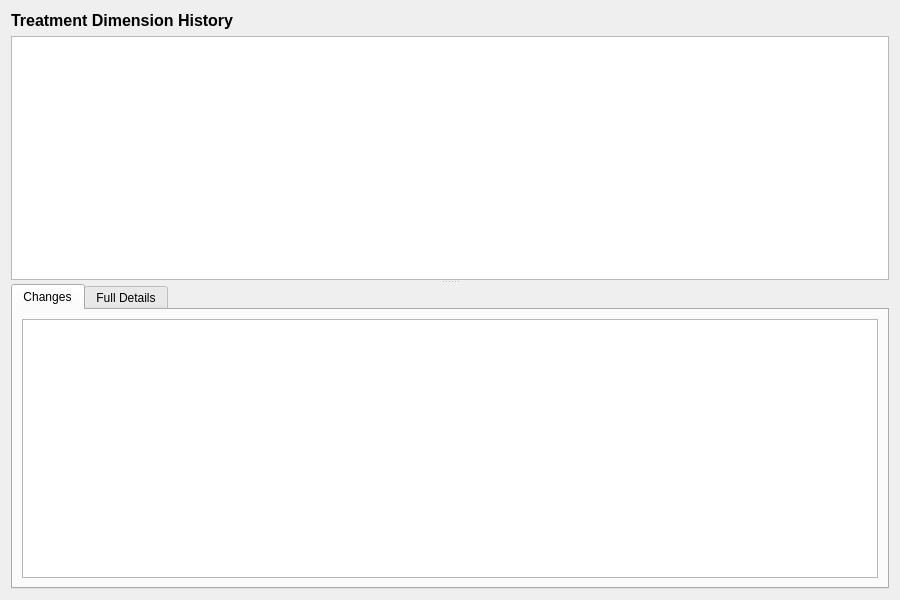
<?xml version="1.0" encoding="UTF-8"?>
<ui version="4.0">
 <class>TreatmentDimensionHistoryDialog</class>
 <widget class="QWidget" name="TreatmentDimensionHistoryDialog">
  <property name="geometry">
   <rect>
    <x>0</x>
    <y>0</y>
    <width>900</width>
    <height>600</height>
   </rect>
  </property>
  <property name="windowTitle">
   <string>Treatment Dimension History</string>
  </property>
  <layout class="QVBoxLayout" name="verticalLayout">
   <item>
    <widget class="QLabel" name="titleLabel">
     <property name="font">
      <font>
       <pointsize>12</pointsize>
       <bold>true</bold>
      </font>
     </property>
     <property name="text">
      <string>Treatment Dimension History</string>
     </property>
    </widget>
   </item>
   <item>
    <widget class="QSplitter" name="splitter">
     <property name="orientation">
      <enum>Qt::Vertical</enum>
     </property>
     <widget class="QTableWidget" name="versionListWidget">
      <property name="minimumHeight">
       <number>150</number>
      </property>
      <property name="maximumHeight">
       <number>250</number>
      </property>
      <property name="alternatingRowColors">
       <bool>true</bool>
      </property>
      <property name="editTriggers">
       <set>QAbstractItemView::NoEditTriggers</set>
      </property>
      <property name="selectionMode">
       <enum>QAbstractItemView::SingleSelection</enum>
      </property>
      <property name="selectionBehavior">
       <enum>QAbstractItemView::SelectRows</enum>
      </property>
     </widget>
     <widget class="QWidget" name="detailWidget">
      <layout class="QVBoxLayout" name="detailLayout">
       <property name="leftMargin">
        <number>0</number>
       </property>
       <property name="topMargin">
        <number>0</number>
       </property>
       <property name="rightMargin">
        <number>0</number>
       </property>
       <property name="bottomMargin">
        <number>0</number>
       </property>
       <item>
        <widget class="QTabWidget" name="tabWidget">
         <property name="currentIndex">
          <number>0</number>
         </property>
         <widget class="QWidget" name="changesTab">
          <attribute name="title">
           <string>Changes</string>
          </attribute>
          <layout class="QVBoxLayout" name="changesTabLayout">
           <item>
            <widget class="QTableWidget" name="changesTableWidget">
             <property name="editTriggers">
              <set>QAbstractItemView::NoEditTriggers</set>
             </property>
             <property name="alternatingRowColors">
              <bool>true</bool>
             </property>
             <property name="selectionMode">
              <enum>QAbstractItemView::SingleSelection</enum>
             </property>
             <property name="selectionBehavior">
              <enum>QAbstractItemView::SelectRows</enum>
             </property>
            </widget>
           </item>
          </layout>
         </widget>
         <widget class="QWidget" name="fullDetailsTab">
          <attribute name="title">
           <string>Full Details</string>
          </attribute>
          <layout class="QVBoxLayout" name="fullDetailsTabLayout">
           <item>
            <widget class="QScrollArea" name="scrollArea">
             <property name="widgetResizable">
              <bool>true</bool>
             </property>
             <widget class="QWidget" name="scrollAreaWidgetContents">
              <layout class="QFormLayout" name="formLayout">
               <item row="0" column="0">
                <widget class="QLabel" name="codeLabel">
                 <property name="text">
                  <string>Code:</string>
                 </property>
                </widget>
               </item>
               <item row="0" column="1">
                <widget class="QLabel" name="codeValue"/>
               </item>
               <item row="1" column="0">
                <widget class="QLabel" name="nameLabel">
                 <property name="text">
                  <string>Name:</string>
                 </property>
                </widget>
               </item>
               <item row="1" column="1">
                <widget class="QLabel" name="nameValue"/>
               </item>
               <item row="2" column="0">
                <widget class="QLabel" name="descriptionLabel">
                 <property name="text">
                  <string>Description:</string>
                 </property>
                </widget>
               </item>
               <item row="2" column="1">
                <widget class="QLabel" name="descriptionValue">
                 <property name="wordWrap">
                  <bool>true</bool>
                 </property>
                </widget>
               </item>
               <item row="3" column="0">
                <widget class="QLabel" name="versionNumberLabel">
                 <property name="text">
                  <string>Version:</string>
                 </property>
                </widget>
               </item>
               <item row="3" column="1">
                <widget class="QLabel" name="versionNumberValue"/>
               </item>
               <item row="4" column="0">
                <widget class="QLabel" name="modifiedByLabel">
                 <property name="text">
                  <string>Modified By:</string>
                 </property>
                </widget>
               </item>
               <item row="4" column="1">
                <widget class="QLabel" name="modifiedByValue"/>
               </item>
               <item row="5" column="0">
                <widget class="QLabel" name="recordedAtLabel">
                 <property name="text">
                  <string>Recorded At:</string>
                 </property>
                </widget>
               </item>
               <item row="5" column="1">
                <widget class="QLabel" name="recordedAtValue"/>
               </item>
               <item row="6" column="0">
                <widget class="QLabel" name="changeCommentaryLabel">
                 <property name="text">
                  <string>Change Commentary:</string>
                 </property>
                </widget>
               </item>
               <item row="6" column="1">
                <widget class="QLabel" name="changeCommentaryValue">
                 <property name="wordWrap">
                  <bool>true</bool>
                 </property>
                </widget>
               </item>
              </layout>
             </widget>
            </widget>
           </item>
          </layout>
         </widget>
        </widget>
       </item>
      </layout>
     </widget>
    </widget>
   </item>
  </layout>
 </widget>
 <resources/>
 <connections/>
</ui>
